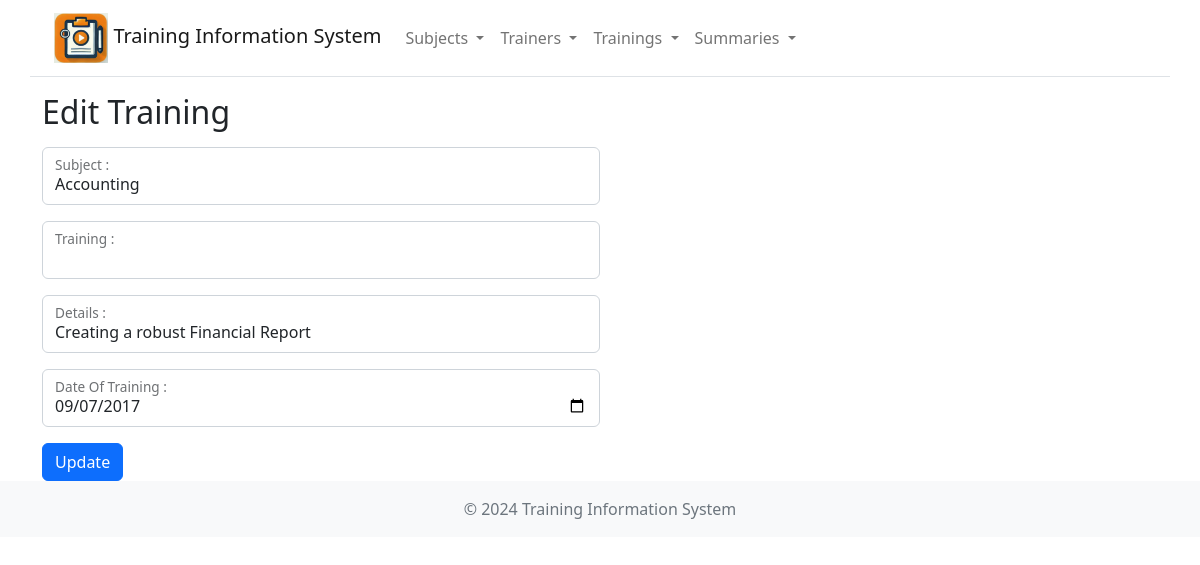
The page /training/edit/1 on the database its author committed.
### models.py (models this page shows)
class Training(db.Model):
    __tablename__ = 'training'
    t_id = db.Column(db.Integer, primary_key=True)
    trainer_id = db.Column(db.Integer, db.ForeignKey('trainer.trainer_id'), nullable=False)
    subject_id = db.Column(db.Integer, db.ForeignKey('subject.subject_id'), nullable=False)
    date_training = db.Column(db.Date, nullable=False)
    details = db.Column(db.String(250), nullable=False)
    trainer = db.relationship('Trainer', back_populates='trainings')
    subject = db.relationship('Subject', back_populates='trainings')

### routes/training_routes.py (the view, shortened to what this page needs)
@training_bp.route('/training/edit/<int:id>', methods=['GET', 'POST'])
def training_edit(id):
    training = Training.query.get_or_404(id)
    subjects = Subject.query.all()
    trainers = Trainer.query.all()
    return render_template('training_edit.html', training=training, subjects=subjects, trainers=trainers)

### templates/training_edit.html (shortened to what this page needs)
<!DOCTYPE html>
<html lang="en">
<head>
    <link href="/static/css/bootstrap/css/bootstrap.min.css" rel="stylesheet" />
    <link href="/static/css/bootstrap/font/bootstrap-icons.min.css" rel="stylesheet" />
</head>
<body>
    {% include 'navbar.html' %}
    <div class="container">
        <div class="my-3">
            <h2>Edit Training</h2>
        </div>
        <form method="post" action="{{ url_for('training.training_edit_post') }}">
            <div class="col-md-6 mb-3 form-floating">
                <label for="tid">Training ID :</label>
            </div>
            <div class="col-md-6 mb-3 form-floating">
                <select class="form-control dropdown" name="SubjectId" id="sbj">
                    {% for subject in subjects %}
                        <option value="{{ subject.subject_id }}"
                                {{ 'selected' if subject.subject_id == training.subject_id else '' }}>
                            {{ subject.name }}
                        </option>
                    {% endfor %}
                </select>
                <label for="sbj">Subject  :</label>
            </div>
            <div class="col-md-6 mb-3 form-floating">
                <select class="form-control dropdown" name="MId" id="std">
                    {% for trainer in trainers %}
                        <option value="{{ trainer.trainer_id }}"
                                {{ 'selected' if trainer.trainer_id == training.trainer_id else '' }}>
                        </option>
                    {% endfor %}
                </select>
                <label for="std">Training :</label>
            </div>
            <div class="col-md-6 mb-3 form-floating">
                <input type="text" id="dts" name="Details" class="form-control"
                       value="{{ training.details }}" />
                <label for="dts">Details :</label>
            </div>
            <div class="col-md-6 mb-3 form-floating">
                <input type="date" id="ds" name="dateTraining" class="form-control"
                       placeholder="YYYY-MM-DD"
                       value="{{ training.date_training.strftime('%Y-%m-%d') }}" />
                <label for="ds">Date Of Training : </label>
            </div>
            <input type="submit" class="btn btn-primary" value="Update" />
        </form>
    </div>
    {% include 'footer.html' %}
</body>
</html>

### rows shown on the page
Training: Details "Creating a robust Financial Report", dateTraining "09/07/2017"

### other values the page prints
form field SubjectId "Accounting"
